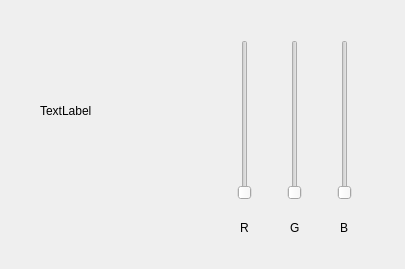
<?xml version="1.0" encoding="UTF-8"?>
<ui version="4.0">
 <class>Formular</class>
 <widget class="QWidget" name="Formular">
  <property name="geometry">
   <rect>
    <x>0</x>
    <y>0</y>
    <width>405</width>
    <height>269</height>
   </rect>
  </property>
  <property name="windowTitle">
   <string>Form</string>
  </property>
  <widget class="QLabel" name="label">
   <property name="geometry">
    <rect>
     <x>40</x>
     <y>70</y>
     <width>101</width>
     <height>81</height>
    </rect>
   </property>
   <property name="text">
    <string>TextLabel</string>
   </property>
  </widget>
  <widget class="QSlider" name="R">
   <property name="geometry">
    <rect>
     <x>230</x>
     <y>40</y>
     <width>29</width>
     <height>160</height>
    </rect>
   </property>
   <property name="maximum">
    <number>255</number>
   </property>
   <property name="orientation">
    <enum>Qt::Vertical</enum>
   </property>
  </widget>
  <widget class="QSlider" name="G">
   <property name="geometry">
    <rect>
     <x>280</x>
     <y>40</y>
     <width>29</width>
     <height>160</height>
    </rect>
   </property>
   <property name="maximum">
    <number>255</number>
   </property>
   <property name="orientation">
    <enum>Qt::Vertical</enum>
   </property>
  </widget>
  <widget class="QSlider" name="B">
   <property name="geometry">
    <rect>
     <x>330</x>
     <y>40</y>
     <width>29</width>
     <height>160</height>
    </rect>
   </property>
   <property name="maximum">
    <number>255</number>
   </property>
   <property name="orientation">
    <enum>Qt::Vertical</enum>
   </property>
  </widget>
  <widget class="QLabel" name="label_2">
   <property name="geometry">
    <rect>
     <x>240</x>
     <y>220</y>
     <width>21</width>
     <height>16</height>
    </rect>
   </property>
   <property name="text">
    <string>R</string>
   </property>
  </widget>
  <widget class="QLabel" name="label_3">
   <property name="geometry">
    <rect>
     <x>290</x>
     <y>220</y>
     <width>21</width>
     <height>16</height>
    </rect>
   </property>
   <property name="text">
    <string>G</string>
   </property>
  </widget>
  <widget class="QLabel" name="label_4">
   <property name="geometry">
    <rect>
     <x>340</x>
     <y>220</y>
     <width>21</width>
     <height>16</height>
    </rect>
   </property>
   <property name="text">
    <string>B</string>
   </property>
  </widget>
 </widget>
 <resources/>
 <connections>
  <connection>
   <sender>B</sender>
   <signal>sliderMoved(int)</signal>
   <receiver>Formular</receiver>
   <slot>slot3()</slot>
   <hints>
    <hint type="sourcelabel">
     <x>166</x>
     <y>318</y>
    </hint>
    <hint type="destinationlabel">
     <x>231</x>
     <y>312</y>
    </hint>
   </hints>
  </connection>
  <connection>
   <sender>G</sender>
   <signal>sliderMoved(int)</signal>
   <receiver>Formular</receiver>
   <slot>slot3()</slot>
   <hints>
    <hint type="sourcelabel">
     <x>115</x>
     <y>255</y>
    </hint>
    <hint type="destinationlabel">
     <x>266</x>
     <y>269</y>
    </hint>
   </hints>
  </connection>
  <connection>
   <sender>R</sender>
   <signal>sliderMoved(int)</signal>
   <receiver>Formular</receiver>
   <slot>slot3()</slot>
   <hints>
    <hint type="sourcelabel">
     <x>60</x>
     <y>339</y>
    </hint>
    <hint type="destinationlabel">
     <x>222</x>
     <y>355</y>
    </hint>
   </hints>
  </connection>
 </connections>
 <slots>
  <slot>slot1()</slot>
  <slot>slot2()</slot>
  <slot>slot3()</slot>
 </slots>
</ui>
